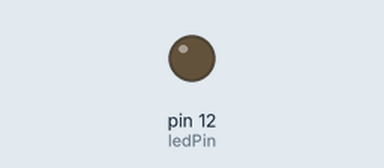
The sketch below on a simulated Arduino Uno, built with avr-gcc and run on an emulated ATmega328P. On the bench: output pins drawn as LEDs (lit = HIGH).

Above: at 0.6 s.
At 2.5 s:
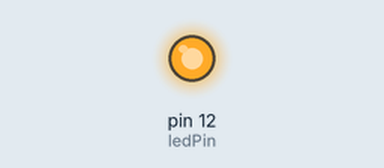
Timing chart, 0 to 6.7 s (numbered marks = the images above):
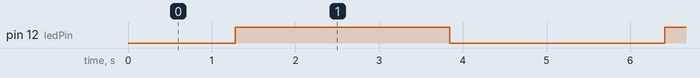

The sketch:

LedY_Breath.ino
```cpp
// Définition de la broche de la LED
const int ledPin = 12; // Assurez-vous que cette broche supporte le PWM

// Définition des paramètres de la variation de luminosité
const int fadeDelay = 10; // Temps entre chaque incrément (ms)

void setup() {
  pinMode(ledPin, OUTPUT);
}

void loop() {
  // Augmentation progressive de la luminosité
  for (int brightness = 0; brightness <= 255; brightness++) {
    analogWrite(ledPin, brightness);
    delay(fadeDelay);
  }

  // Diminution progressive de la luminosité
  for (int brightness = 255; brightness >= 0; brightness--) {
    analogWrite(ledPin, brightness);
    delay(fadeDelay);
  }
}
```

Measured:
- by itself, pin 12 (ledPin): alternates HIGH for 2.6 s and LOW for 2.6 s
